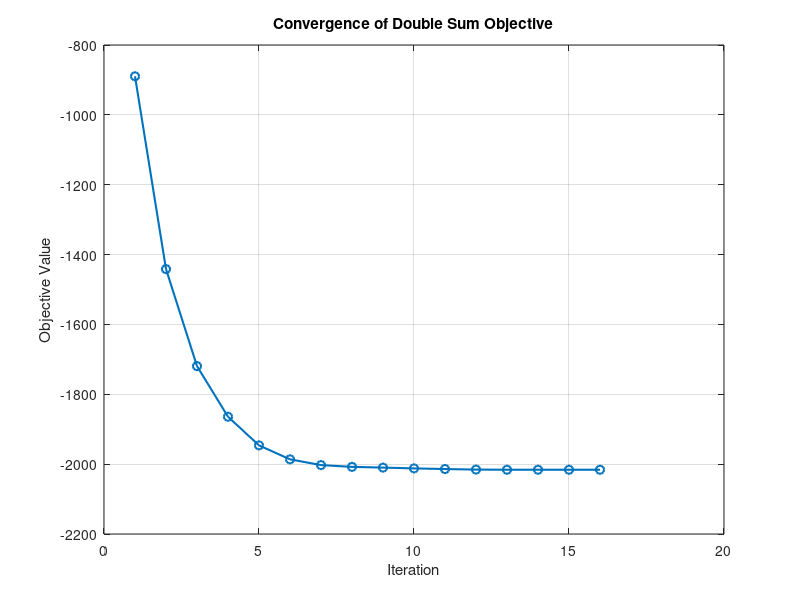

MATLAB code for this plot:
% clc; clear; close all;
% rng('shuffle');
% addpath('..\common\')
% 
% %% Sequence Set Design parameters
% N = 128;
% L = 1;
% Q = 3;
% max_itrns = 10;
% M = N/L;
% 
% lags = 1-N:N-1;
% 
% % Seed Sequence design
% a_coeff_o_indx = 3;
% a_coeff_i = rand(Q,L);
% [xi] = create_sequence(a_coeff_i, M, L);
% 
% 
% 
% 
% %% Support functions
% function [x] = create_sequence(a_coeff, M, L)
% theta_li = [];
% m = (1:M).';
% for l = 1:L
%     theta_li(:,l) = a_coeff(1,l)+ a_coeff(2,l).*m + a_coeff(3,l).*m.^2;
% end
% theta_x = theta_li(:);
% x = exp(1j*theta_x);
% end


clc; clear; close all

%% Parameters
N = 64;
maxIter = 100;
tol = 1e-6;

% Initialize psi in 2D form
psi = cell(N-1,1);
for k = 1:N-1
    psi{k} = -pi + 2*pi*rand(N-k, 1);
end

ob_h = zeros(maxIter,1);

%% MM Iterations
for iter = 1:maxIter
    psi_old = psi;
    
    % MM update for each (k,n)
    for k = 1:N-1
        for n = 1:N-k
            psi{k}(n) = psi_old{k}(n) + sin(psi_old{k}(n));
        end
    end
    
    % Objective function computation: double sum
    obj = 0;
    for k = 1:N-1
        for n = 1:N-k
            obj = obj + cos(psi{k}(n));
        end
    end
    ob_h(iter) = obj;
    
    % Convergence check
    max_diff = 0;
    for k = 1:N-1
        diff_kn = abs(psi{k} - psi_old{k});
        max_diff = max(max_diff, max(diff_kn));
    end
    if max_diff < tol
        fprintf('Converged at iteration %d with max change %.6f\n', iter, max_diff);
        ob_h = ob_h(1:iter);
        break
    end
end

fprintf('Final objective value: %.6f\n', obj);

%% Plot convergence
figure;
plot(1:length(ob_h), ob_h, '-o', 'LineWidth', 1.5);
xlabel('Iteration');
ylabel('Objective Value');
title('Convergence of Double Sum Objective');
grid on;
